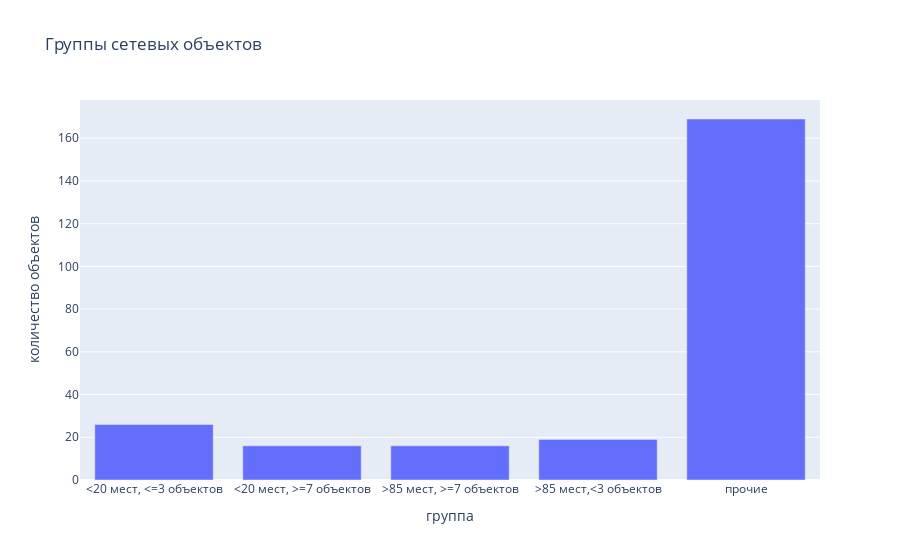

The cell this chart's notebook holds for it:
### Code cell
fig = px.bar(chain_data.groupby('group',as_index=False)\
    .agg({'object_name':'count'}), x='group',y='object_name',
    labels={'object_name':'количество объектов','group':'группа'},
    title='Группы сетевых объектов')
fig.write_image("/Users/ulia/yandex_DA/Yandex_Practicum_Projects/Data_Analytics/10_Data_Visualization/Images/fig5.jpeg")
fig.show()

### Figure 1 — Plotly figure (JSON) as saved in the notebook; plotly's stock layout.template omitted (floating-point values rounded to 4 significant figures)
{"data": [{"alignmentgroup": "True", "hovertemplate": "группа=%{x}<br>количество объектов=%{y}<extra></extra>", "legendgroup": "", "marker": {"color": "#636efa", "pattern": {"shape": ""}}, "name": "", "offsetgroup": "", "orientation": "v", "showlegend": false, "textposition": "auto", "type": "bar", "x": ["<20 мест, <=3 объектов", "<20 мест, >=7 объектов", ">85 мест, >=7 объектов", ">85 мест,<3 объектов", "прочие"], "xaxis": "x", "y": [26, 16, 16, 19, 169], "yaxis": "y"}], "layout": {"barmode": "relative", "legend": {"tracegroupgap": 0}, "title": {"text": "Группы сетевых объектов"}, "xaxis": {"anchor": "y", "domain": [0, 1], "title": {"text": "группа"}}, "yaxis": {"anchor": "x", "domain": [0, 1], "title": {"text": "количество объектов"}}}}
